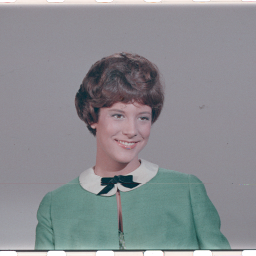
#> input picture misc/4.1.03.tiff, 256 x 256 px, found by its file name
$ python test07.py
#> lines starting #> are read from the running program, lines starting #| are printed output that depends on the picture
#Image Channels

import numpy as np
import matplotlib.pyplot as plt

img1 = plt.imread('C:/Users/CSELAB-2/Desktop/Python3/misc/4.1.03.tiff')
#> img1 is the input picture: shape (256, 256, 3); mean R, G, B 137.6, 140, 144

r = img1[:, :, 0]
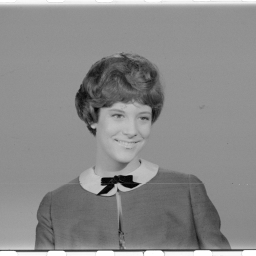
#> r: shape (256, 256); min 1, max 255, mean 137.6
g = img1[:, :, 1]
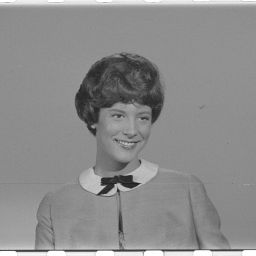
#> g: shape (256, 256); min 28, max 255, mean 140
b = img1[:, :, 2]

output = [img1, r, g, b]
titles = ['Image', 'Red', 'Green', 'Blue']
for i in range (4) :
    plt.subplot(2, 2, i+1)

    plt. axis ('off')
    plt.title(titles[i] )
    if i == 0:
        plt.imshow(output[i] )
    else:
        plt.imshow(output[i], cmap='gray')
plt. show()
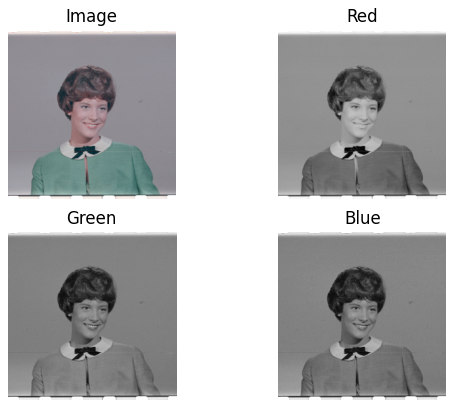
#> figure drawn by matplotlib, 4 panels

$ run again, with misc/4.1.04.tiff copied over misc/4.1.03.tiff
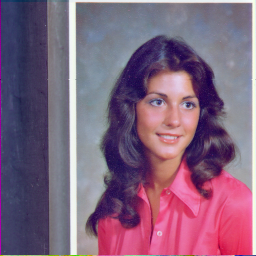
#> input picture misc/4.1.04.tiff, 256 x 256 px, found by its file name
#> img1 is the input picture: shape (256, 256, 3); mean R, G, B 129.2, 99.3, 125.2
#> `b = img1[:, :, 2]`:
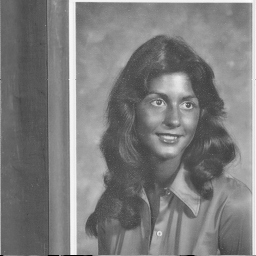
#> b: shape (256, 256); min 0, max 251, mean 125.2
#> `plt. show()`:
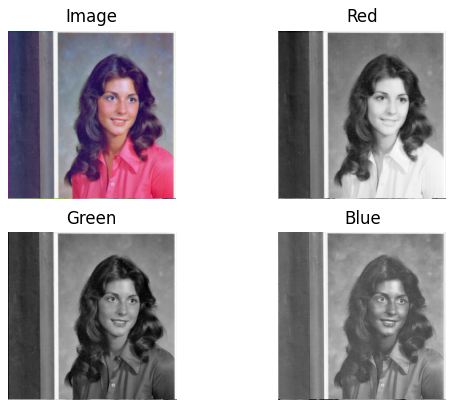
#> figure drawn by matplotlib, 4 panels
